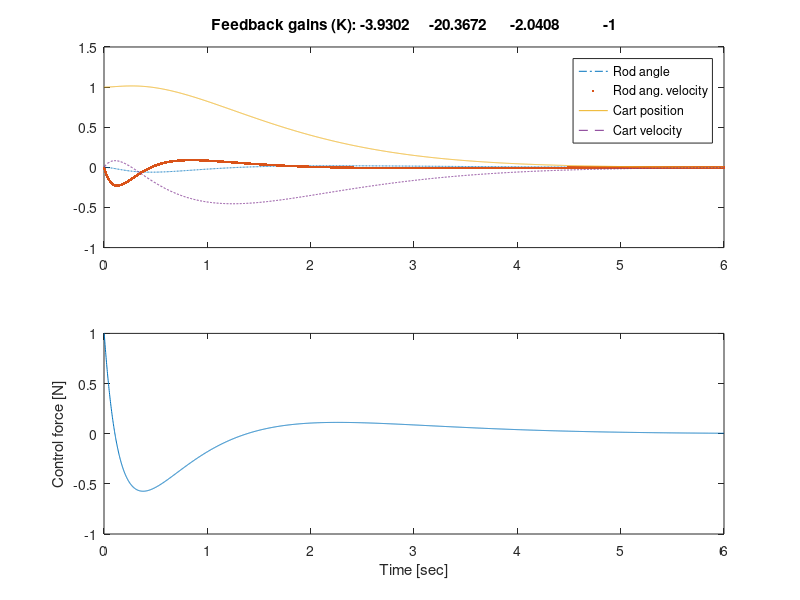

Source code (MATLAB):
M = .5;
m = 0.2;
b = 0.1;
I = 0.006;
g = 9.8;
l = 0.3;
T = 0.002;
D = I*(M+m)+m*M*l^2;

A12 = (M+m)*m*g*l/D;
A13 = m*l*b/D;
A32 = -(m*l)^2*g/D;
A33 = -(I+m*l^2)*b/D;

A = [0 A12 A13 0;
    1 0 0 0;
    0 A32 A33 0;
    0 0 1 0 ];

B1 = -m*l/D;
B3 = (I+m*l^2)/D;

B = [B1;0;B3;0];

state = [0;0;0;1];
%[K,S,E] = LQR(A,B,5*eye(4),5,0);
%K = [-3.9302 -20.3672 -2.0408 -1.000];
K = [-3.9302 -20.3672 -2.0408 -1.000];
state_collection = [];
for i = 1:3000
    u = -K*state;
    next_state = (A*T+eye(4))*state + B*T*u;
    state = next_state;
    state_collection = [state_collection;[i*T state' u]];
end

time = state_collection(:,1);
theta_dot = state_collection(:,2);
theta = state_collection(:,3);
cart_vel = state_collection(:,4);
cart_pos = state_collection(:,5);
u = state_collection(:,6);

subplot(2,1,1)
plot(time,theta,'-.',time,theta_dot,'.',time,cart_pos,'-',time,cart_vel,'--');
legend('Rod angle','Rod ang. velocity','Cart position','Cart velocity');
title(['Feedback gains (K): ' num2str(K)]);
subplot(2,1,2)
plot(time,u)
xlabel('Time [sec]');
ylabel('Control force [N]');
